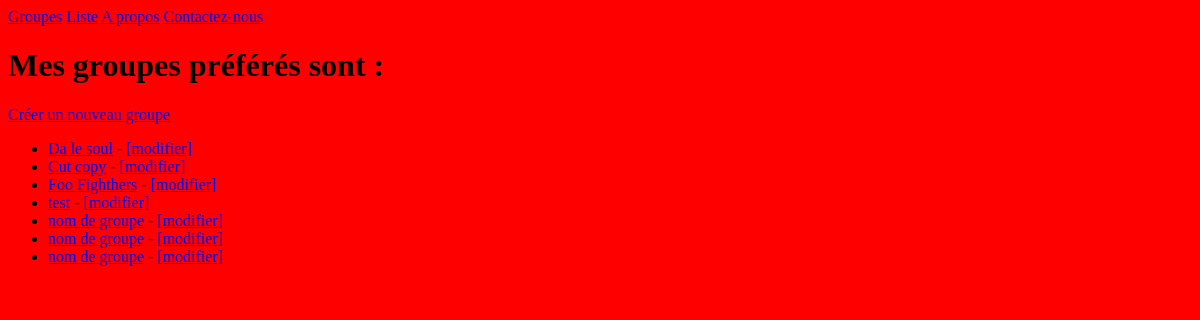
The app's page /listings/bands/, older data.
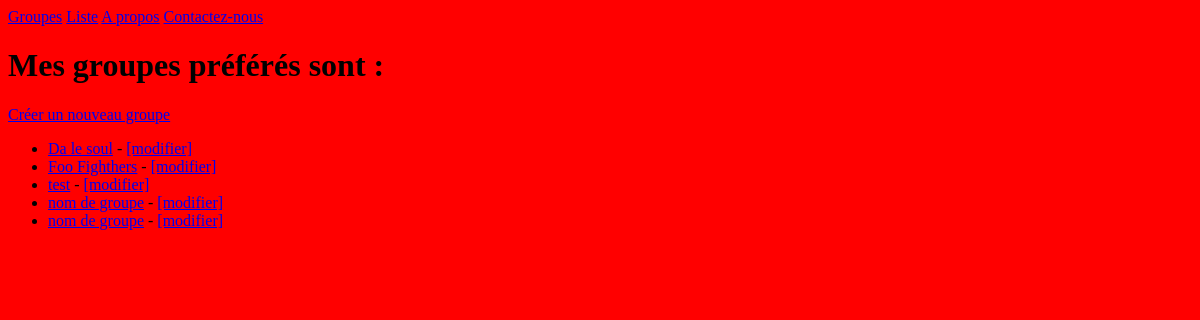
The same page, newer data.
### listings/models.py (models this page shows, shortened)
class Band(models.Model):
    class Genre(models.TextChoices):
        HIP_HOP = 'HH'
        SYNTH_POP = 'SP'
        ALTERNATIVE_ROCK = 'AR'
    name = models.fields.CharField(max_length=100)
    genre = models.fields.CharField(choices=Genre.choices, max_length=5)
    biography = models.fields.CharField(max_length=1000)
    year_formed = models.fields.IntegerField(
        validators=[MinValueValidator(1900), MaxValueValidator(2023)]
    )
    active = models.fields.BooleanField(default=True)
    official_homepage = models.fields.URLField(null=True, blank=True)

### listings/views.py (the view)
# urls.py: path("bands/", views.band_list, name='band-list'),
def band_list(request):
    bands = Band.objects.all()
    return render(request, "listings/band_list.html",
                  {'bands': bands})

### listings/templates/listings/band_list.html
{% extends 'listings/base.html' %}
{% block content %}
<h1>Mes groupes préférés sont :</h1>
<a href="{% url 'listings:band-create' %}">Créer un nouveau groupe</a>
<ul>
    {% for band in bands %}
    <li>
        <a href="{% url 'listings:band-detail' band.id %}">{{ band.name }}</a>
        - <a href="{% url 'listings:band-update' band.id %}">[modifier]</a>
    </li>
    {% endfor %}
</ul>
{% endblock %}

### listings/templates/listings/base.html
{% load static %}
<html>
    <head><title>Merchex</title></head>
    <link rel="stylesheet" href="{% static "css/base.css" %}" />
    <body>
        <nav>
            <a href="{% url 'listings:band-list' %}">Groupes</a>
            <a href="{% url 'listings:listings' %}">Liste</a>
            <a href="{% url 'listings:about-us' %}">A propos</a>
            <a href="{% url 'listings:contact' %}">Contactez-nous</a>
        </nav>
        {% block content %}{% endblock %}
    </body>
</html>

### listings/static/css/base.css (style rules this page uses)
* { background: red }

Row changes from the older to the newer data that the page shows:
removed Band: name "Cut copy"
removed Band: name "nom de groupe"
